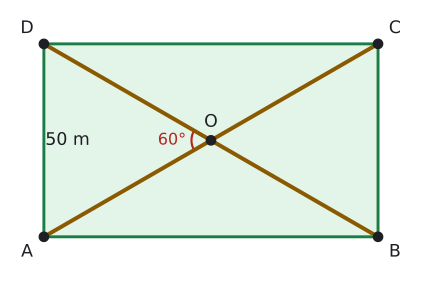

This figure's Python source:
import sys; sys.path.insert(0, "tools")
from cizim import *

P = lambda x, y: np.array([float(x), float(y)])
uz = lambda U, V: round(float(np.linalg.norm(U - V)), 4)
def acisi(K, U, V):
    u, v = U - K, V - K
    return round(float(np.degrees(np.arccos(np.dot(u, v) / np.linalg.norm(u) / np.linalg.norm(v)))), 3)
def birim(U, V):
    t = (V - U) / np.linalg.norm(V - U); return t, np.array([-t[1], t[0]])
def ayak(Q, U, V):
    t, _ = birim(U, V); return U + np.dot(Q - U, t) * t
def yansit(Q, U, V):
    return 2 * ayak(Q, U, V) - Q
def kesisim(U1, V1, U2, V2):
    M = np.array([V1 - U1, U2 - V2]).T; s = np.linalg.solve(M, U2 - U1); return U1 + s[0] * (V1 - U1)
def cetik(U, V, n=1, renk=SOLUK, f=0.5):
    M = U + f * (V - U); t, m = birim(U, V)
    for i in range(n):
        c = M + (i - (n - 1) / 2) * 0.2 * S * t
        ax.plot(*zip(c - 0.22 * S * m, c + 0.22 * S * m), color=renk, lw=1.5)
def olcu(U, V, metin, d=0.5, renk=YAZI, fs=13, f=0.5):
    """[UV] üzerinde f oranındaki noktaya, U->V yönünün soluna d*S uzağa yazı (d < 0: sağına)."""
    M = U + f * (V - U); _, m = birim(U, V)
    ax.text(*(M + d * S * m), metin, ha="center", va="center", color=renk, fontsize=fs)
def dik_isareti(K, U, V, r=0.4):
    a_ = (U - K) / np.linalg.norm(U - K) * r * S; b_ = (V - K) / np.linalg.norm(V - K) * r * S
    ax.plot(*zip(K + a_, K + a_ + b_, K + b_), color=SOLUK, lw=1.3)
def harf(Q, metin, dx, dy, renk=YAZI, fs=13):
    ax.text(Q[0] + dx * S, Q[1] + dy * S, metin, ha="center", va="center", color=renk, fontsize=fs)
def cizgi(U, V, renk=YAZI, lw=2.2, ls="-"):
    ax.plot(*zip(U, V), color=renk, lw=lw, ls=ls)
def boya(noktalar, renk):
    ax.add_patch(patches.Polygon(noktalar, closed=True, facecolor=renk, edgecolor="none"))
def yay(K, U, V, r=0.8, renk=MAVI, n=1):
    for i in range(n): aci(ax, K, U, V, r=(r + 0.18 * i) * S, renk=renk)
def yay_yazi(K, U, V, metin, d=1.4, renk=MAVI, fs=12):
    """K köşesindeki U-K-V açısının ortasından d*S uzağa yazı."""
    u = (U - K) / np.linalg.norm(U - K); v = (V - K) / np.linalg.norm(V - K); o = (u + v) / np.linalg.norm(u + v)
    ax.text(*(K + d * S * o), metin, ha="center", va="center", color=renk, fontsize=fs)
def basla(xmin, xmax, ymin, ymax, en=5.5):
    global fig, ax
    fig, ax = sekil(en, en * (ymax - ymin) / (xmax - xmin))
    ax.set_aspect("equal"); ax.axis("off"); ax.set_xlim(xmin, xmax); ax.set_ylim(ymin, ymax)
def dortgen(A, B, C, D, dolgu=None):
    if dolgu: boya([A, B, C, D], dolgu)
    ax.plot(*zip(A, B, C, D, A), color=YAZI)
    for Q in (A, B, C, D): nokta(ax, *Q, "")
def koseler(A, B, C, D, d=0.55):
    O = (A + B + C + D) / 4
    for Q, ad in ((A, "A"), (B, "B"), (C, "C"), (D, "D")):
        y = (Q - O) / np.linalg.norm(Q - O); harf(Q, ad, d * np.sign(y[0]) * 1.1, d * np.sign(y[1]))
def dikdortgen(a, b):
    """A orijinde, [AB] yatay: A, B, C, D."""
    return P(0, 0), P(a, 0), P(a, b), P(0, b)
def dik_koseler(A, B, C, D, r=0.4):
    dik_isareti(A, B, D, r); dik_isareti(B, C, A, r); dik_isareti(C, D, B, r); dik_isareti(D, A, C, r)
def cerceve(noktalar, kenar=1.2):
    xs = [q[0] for q in noktalar]; ys = [q[1] for q in noktalar]
    return min(xs) - kenar * S, max(xs) + kenar * S, min(ys) - kenar * S, max(ys) + kenar * S

# Alıştırma 9: m(AOD) = 60°, |AD| = 50 -> AOD eşkenar, |AC| = |BD| = 100, toplam 200.
a, b = 50 * np.sqrt(3), 50
A, B, C, D = dikdortgen(a, b); O = (A + C) / 2
S = a / 12
print("AOD", acisi(O, A, D), "AO", uz(A, O), "AC", uz(A, C), "AB", uz(A, B))
basla(*cerceve([A, B, C, D], 1.3), en=5.5)
boya([A, B, C, D], YESIL_ACIK)
ax.plot(*zip(A, B, C, D, A), color=YESIL)
for Q in (A, B, C, D): nokta(ax, *Q, "")
koseler(A, B, C, D)
cizgi(A, C, SARI, 3.0); cizgi(B, D, SARI, 3.0)
nokta(ax, *O, ""); harf(O, "O", 0, 0.65)
yay(O, A, D, 0.7, KIRMIZI); yay_yazi(O, A, D, "60°", 1.4, KIRMIZI)
olcu(D, A, "50 m", 0.85)
kaydet(fig, __file__)
